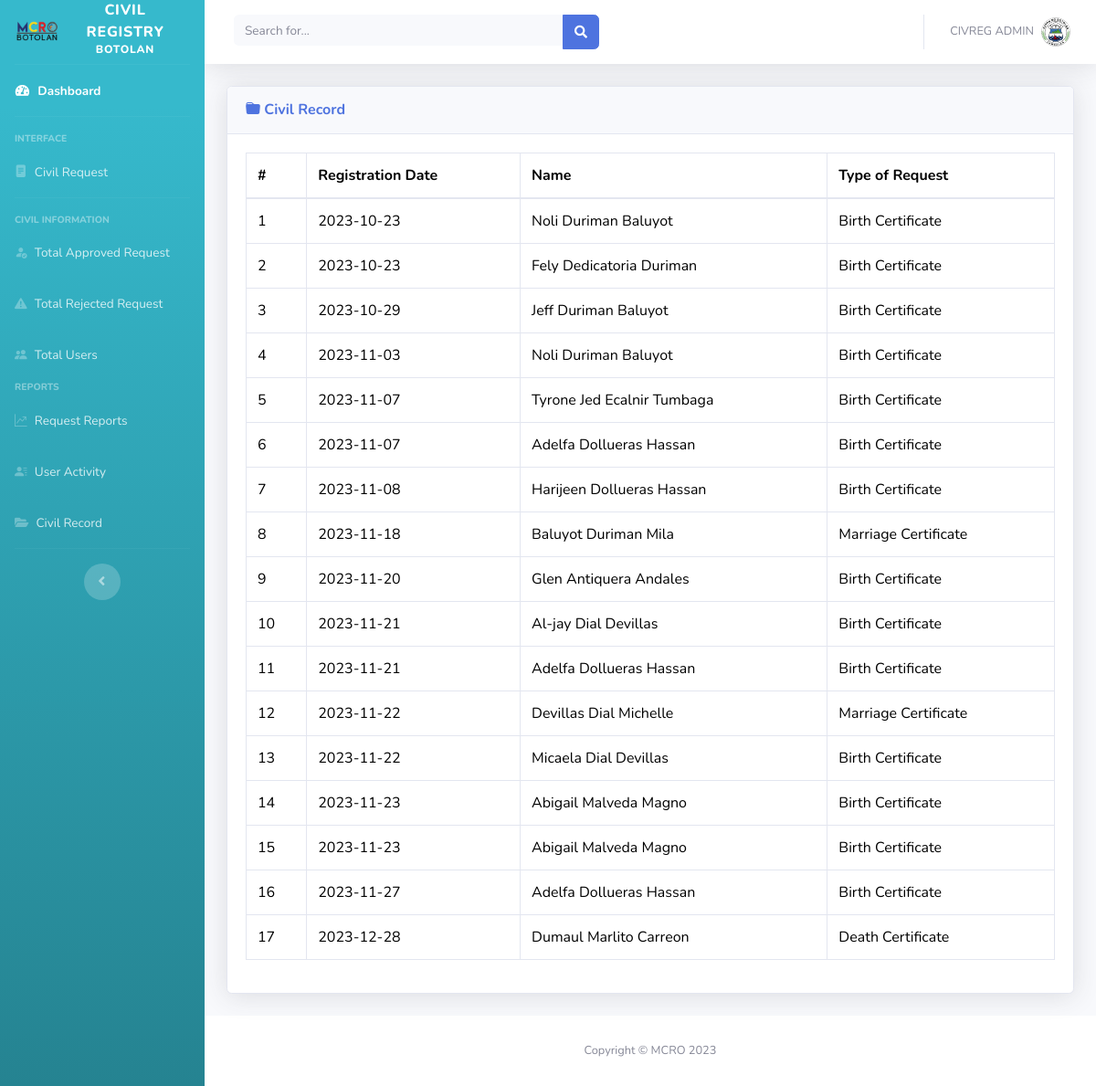
/civil_record.php, run on the app's committed database.
### tables this page shows
CREATE TABLE `civ_record` (
  `civ_rec_id` int(50) NOT NULL,
  `id_birth_ceno` int(50) NOT NULL,
  `id_death` int(50) NOT NULL,
  `id_marriage` int(50) NOT NULL,
  `registration_date` date NOT NULL,
  `registrar_name` varchar(100) NOT NULL,
  `type_request` varchar(100) NOT NULL
);

### civil_record.php (the view, shortened to what this page needs)
<?php
include('includes/header.php');
include('includes/navbar.php');
?>
<div class="container-fluid">
    <div class="card shadow mb-4">
        <div class="card-header py-3">
            <h6 class="m-0 font-weight-bold text-primary"><i class="bi bi-folder-fill"></i> Civil Record</h6>
        </div>
        <div class="card-body">
            <div class="table-responsive">
                <table class="table table-bordered" id="dataTable" width="100%" cellspacing="0">
                    <thead>
                        <tr>
                            <th>#</th>
                            <th>Registration Date</th>
                            <th>Name</th>
                            <th>Type of Request</th>
                        </tr>
                    </thead>
                    <tbody>
                        <?php
                        require('db.php');
                        $query = "SELECT * FROM civ_record";
                        $query_run = mysqli_query($conn, $query);
                        $row_number = 1;
                        ?>
                        <?php
                        if (mysqli_num_rows($query_run) > 0) {
                            while ($row = mysqli_fetch_assoc($query_run)) {
                                ?>
                                <tr>
                                    <td><?php echo $row_number; ?></td>
                                    <td><?php echo $row['registration_date']; ?></td>
                                    <td><?php echo $row['registrar_name']; ?></td>
                                    <td><?php echo $row['type_request']; ?></td>
                                </tr>
                                <?php
                                $row_number++;
                            }
                        } else {
                            echo "No Record Found";
                        }
                        ?>
                    </tbody>
                </table>
            </div>
        </div>
    </div>
</div>
            <footer class="sticky-footer bg-white">
                <div class="container my-auto">
                    <div class="copyright text-center my-auto">
                        <span>Copyright &copy; MCRO 2023</span>
                    </div>
                </div>
            </footer>
<?php
include('includes/script.php');
include('includes/footer.php');
?>

### data on the page
civ_record: registration_date "2023-10-23", registrar_name "Noli Duriman Baluyot", type_request "Birth Certificate"
civ_record: registration_date "2023-10-23", registrar_name "Fely Dedicatoria Duriman", type_request "Birth Certificate"
civ_record: registration_date "2023-10-29", registrar_name "Jeff Duriman Baluyot", type_request "Birth Certificate"
civ_record: registration_date "2023-11-03", registrar_name "Noli Duriman Baluyot", type_request "Birth Certificate"
civ_record: registration_date "2023-11-07", registrar_name "Tyrone Jed Ecalnir Tumbaga", type_request "Birth Certificate"
civ_record: registration_date "2023-11-07", registrar_name "Adelfa Dollueras Hassan", type_request "Birth Certificate"
civ_record: registration_date "2023-11-08", registrar_name "Harijeen Dollueras Hassan", type_request "Birth Certificate"
civ_record: registration_date "2023-11-18", registrar_name "Baluyot Duriman Mila", type_request "Marriage Certificate"
civ_record: registration_date "2023-11-20", registrar_name "Glen Antiquera Andales", type_request "Birth Certificate"
civ_record: registration_date "2023-11-21", registrar_name "Al-jay Dial Devillas", type_request "Birth Certificate"
civ_record: registration_date "2023-11-21", registrar_name "Adelfa Dollueras Hassan", type_request "Birth Certificate"
civ_record: registration_date "2023-11-22", registrar_name "Devillas Dial Michelle", type_request "Marriage Certificate"
civ_record: registration_date "2023-11-22", registrar_name "Micaela Dial Devillas", type_request "Birth Certificate"
civ_record: registration_date "2023-11-23", registrar_name "Abigail Malveda Magno", type_request "Birth Certificate"
civ_record: registration_date "2023-11-23", registrar_name "Abigail Malveda Magno", type_request "Birth Certificate"
civ_record: registration_date "2023-11-27", registrar_name "Adelfa Dollueras Hassan", type_request "Birth Certificate"
civ_record: registration_date "2023-12-28", registrar_name "Dumaul Marlito Carreon", type_request "Death Certificate"
